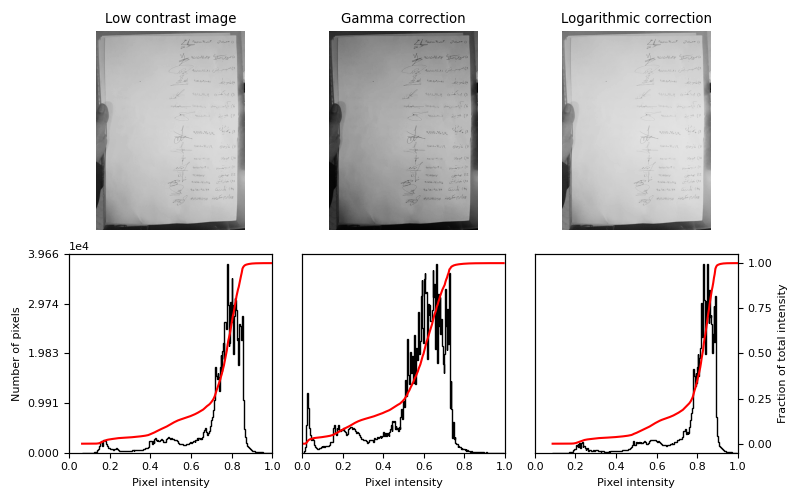
#> input picture P1/contrast/7.png, 800 x 500 px, found by its file name
$ python IE_contrast2.py
#> lines starting #> are read from the running program, lines starting #| are printed output that depends on the picture
#> further down, tmp_img is the input picture: shape (500, 800, 4); mean R, G, B, A 228.8, 227.6, 227.6, 255
import matplotlib
import matplotlib.pyplot as plt
import numpy as np

from skimage import img_as_float, io, color
from skimage import exposure

matplotlib.rcParams['font.size'] = 8


def plot_img_and_hist(image, axes, bins=256):
    """Plot an image along with its histogram and cumulative histogram.

    """
    image = img_as_float(image)
    ax_img, ax_hist = axes
    ax_cdf = ax_hist.twinx()

    # Display image
    ax_img.imshow(image, cmap=plt.cm.gray)
    ax_img.set_axis_off()

    # Display histogram
    ax_hist.hist(image.ravel(), bins=bins, histtype='step', color='black')
    ax_hist.ticklabel_format(axis='y', style='scientific', scilimits=(0, 0))
    ax_hist.set_xlabel('Pixel intensity')
    ax_hist.set_xlim(0, 1)
    ax_hist.set_yticks([])

    # Display cumulative distribution
    img_cdf, bins = exposure.cumulative_distribution(image, bins)
    ax_cdf.plot(bins, img_cdf, 'r')
    ax_cdf.set_yticks([])

    return ax_img, ax_hist, ax_cdf


def main(image):
    img = image

    # Contrast stretching
    p2, p98 = np.percentile(img, (2, 98))
#> p2 = 0.0471; p98 = 1
    img_rescale = exposure.rescale_intensity(img, in_range=(p2, p98))

    # Equalization
    img_eq = exposure.equalize_hist(img)
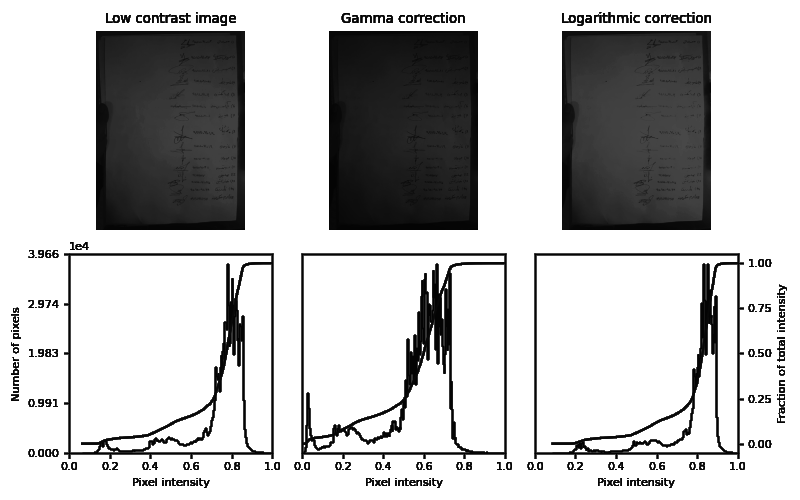
#> img_eq: shape (500, 800) float64; min 0.0164, max 1, mean 0.756

    # Adaptive Equalization
    img_adapteq = exposure.equalize_adapthist(img, clip_limit=0.03)
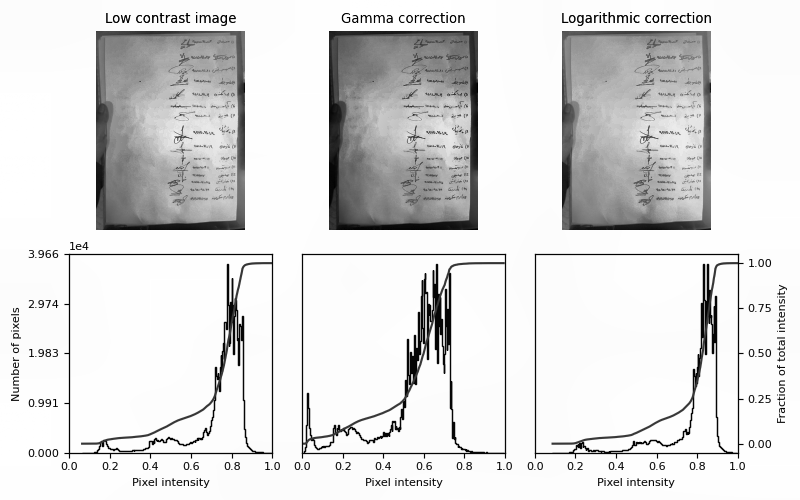
#> img_adapteq: shape (500, 800) float64; min 0, max 1, mean 0.868

    # Display results
    fig = plt.figure(figsize=(8, 5))
    axes = np.zeros((2, 4), dtype=np.object)
    axes[0, 0] = fig.add_subplot(2, 4, 1)

    for i in range(1, 4):
        axes[0, i] = fig.add_subplot(2, 4, 1 + i, sharex=axes[0, 0], sharey=axes[0, 0])

    for i in range(0, 4):
        axes[1, i] = fig.add_subplot(2, 4, 5 + i)

    ax_img, ax_hist, ax_cdf = plot_img_and_hist(img, axes[:, 0])
#> in plot_img_and_hist, `img_cdf, bins = exposure.cumulative_distribution(image, bins)`: img_cdf = 256 values from 0.0164 to 1; bins = 256 values from 0.00195 to 0.998
    ax_img.set_title('Low contrast image')

    y_min, y_max = ax_hist.get_ylim()
#> y_min = 0; y_max = 299968.2
    ax_hist.set_ylabel('Number of pixels')

    ax_hist.set_yticks(np.linspace(0, y_max, 5))
    ax_img, ax_hist, ax_cdf = plot_img_and_hist(img_rescale, axes[:, 1])
    ax_img.set_title('Contrast stretching')

    ax_img, ax_hist, ax_cdf = plot_img_and_hist(img_eq, axes[:, 2])
    ax_img.set_title('Histogram equalization')

    ax_img, ax_hist, ax_cdf = plot_img_and_hist(img_adapteq, axes[:, 3])
    ax_img.set_title('Adaptive equalization')

    ax_cdf.set_ylabel('Fraction of total intensity')
    ax_cdf.set_yticks(np.linspace(0, 1, 5))

    # prevent overlap of y-axis labels
    fig.tight_layout()

    return plt, img_rescale, img_eq, img_adapteq


def save(plot, name):
    plot.savefig(r'contrast2/' + str(name) + '.png')


if __name__ == '__main__':
    num = 7
    tmp_img = io.imread(r'pictures/' + str(num) + '.png')
    tmp_img = color.rgb2gray(tmp_img)
    p, contrast_stretching, equalization, adaptive_equalization = main(tmp_img)
    # save(p, num)
    p.show()
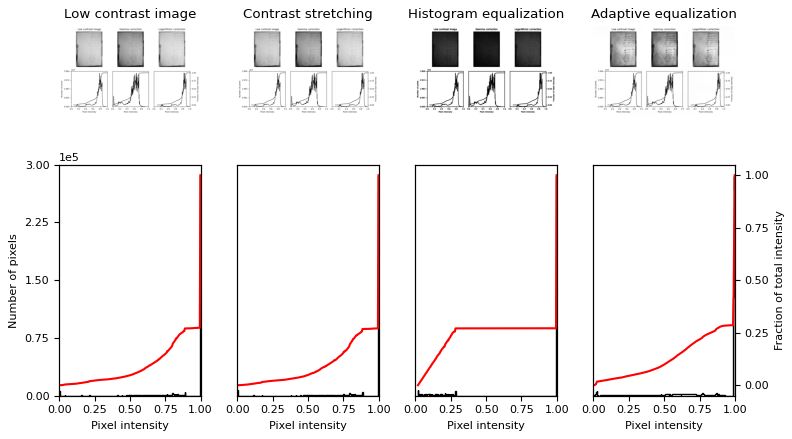
#> figure drawn by matplotlib, 12 panels; panel 12: curve peaks at x = 0.998, y = 1

$ run again, with P1/contrast/1.png copied over P1/contrast/7.png
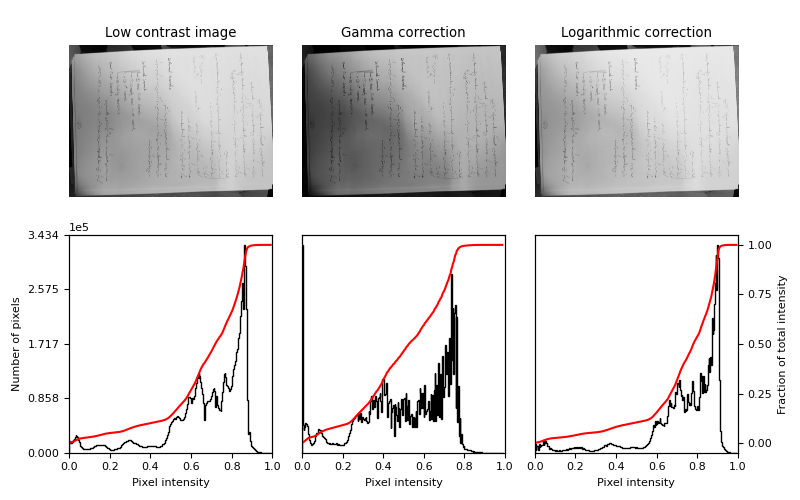
#> input picture P1/contrast/1.png, 800 x 500 px, found by its file name
#> tmp_img is the input picture: shape (500, 800, 4); mean R, G, B, A 225.8, 224.6, 224.6, 255
#> tmp_img: shape (500, 800) float64
#> p2 = 0.0157; p98 = 1
#> in main, `img_eq = exposure.equalize_hist(img)`:
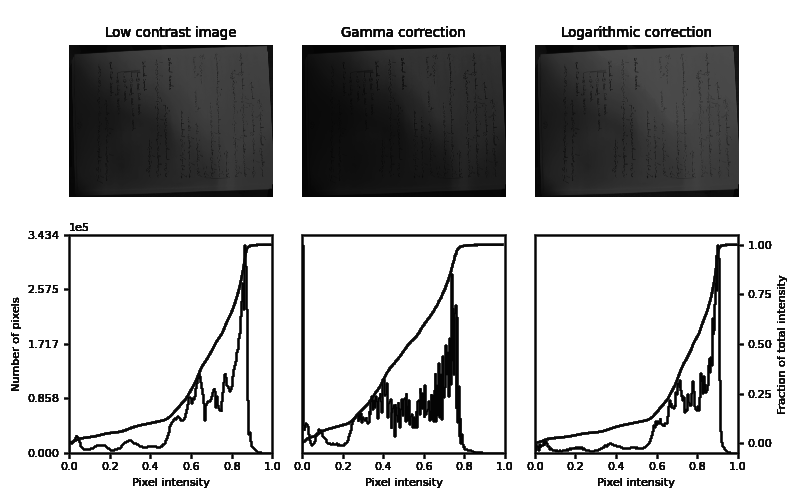
#> img_eq: shape (500, 800) float64; min 0.0188, max 1, mean 0.747
#> in main, `img_adapteq = exposure.equalize_adapthist(img, clip_limit=0.03)`:
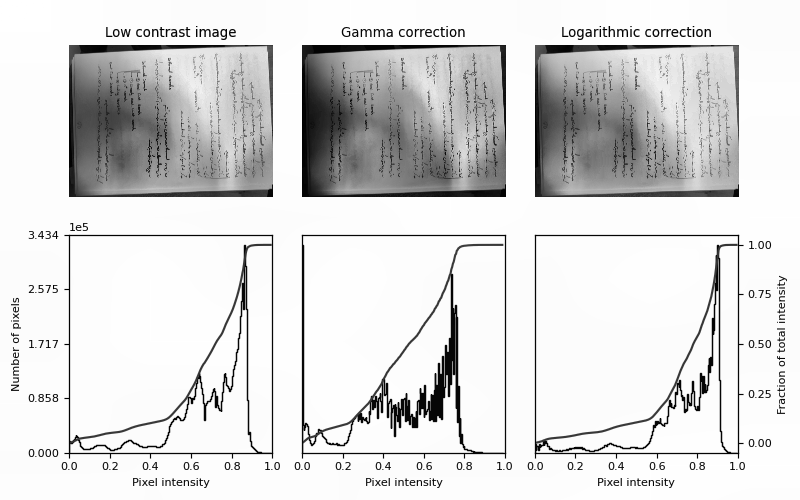
#> img_adapteq: shape (500, 800) float64; min 0, max 1, mean 0.858
#> img_cdf = 256 values from 0.0188 to 1; bins = 256 values from 0.00195 to 0.998
#> y_min = 0; y_max = 294699.3

$ run again, with P1/contrast/10.png copied over P1/contrast/7.png
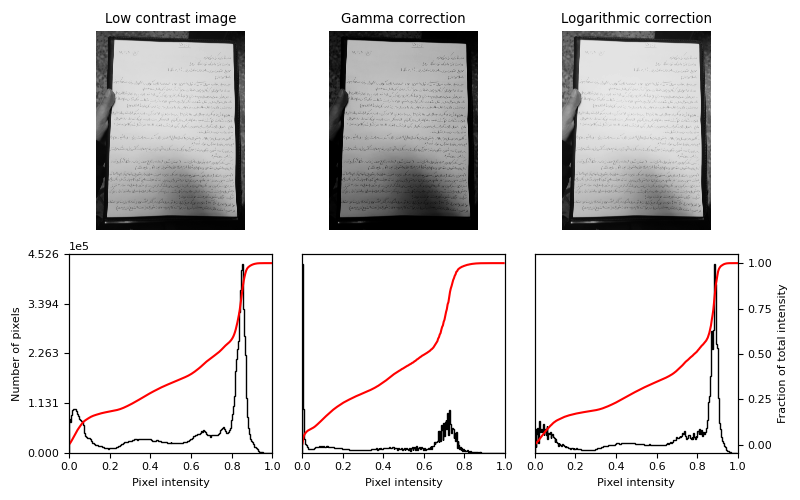
#> input picture P1/contrast/10.png, 800 x 500 px, found by its file name
#> tmp_img is the input picture: shape (500, 800, 4); mean R, G, B, A 223.9, 222.7, 222.7, 255
#> tmp_img: shape (500, 800) float64
#> p2 = 0.00392; p98 = 1
#> in main, `img_eq = exposure.equalize_hist(img)`:
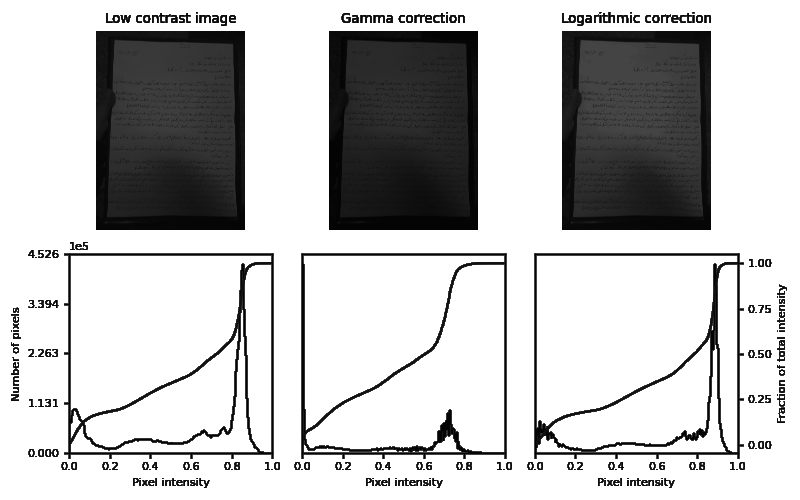
#> img_eq: shape (500, 800) float64; min 0.0188, max 1, mean 0.762
#> in main, `img_adapteq = exposure.equalize_adapthist(img, clip_limit=0.03)`:
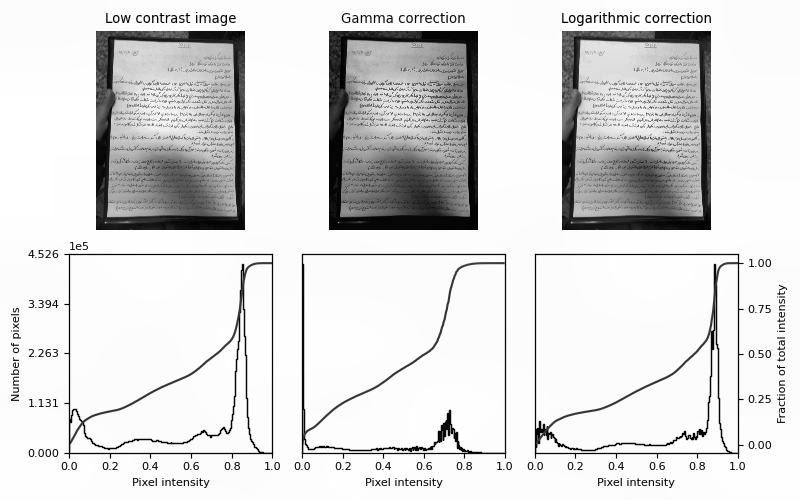
#> img_adapteq: shape (500, 800) float64; min 0, max 1, mean 0.859
#> img_cdf = 256 values from 0.0188 to 1; bins = 256 values from 0.00195 to 0.998
#> y_min = 0; y_max = 303882.6

$ run again, with P1/contrast/2.png copied over P1/contrast/7.png
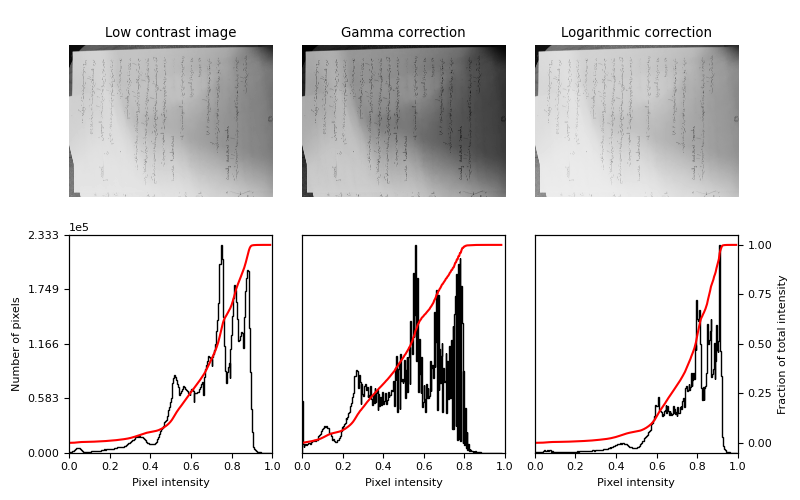
#> input picture P1/contrast/2.png, 800 x 500 px, found by its file name
#> tmp_img is the input picture: shape (500, 800, 4); mean R, G, B, A 225.3, 224.1, 224.1, 255
#> tmp_img: shape (500, 800) float64
#> p2 = 0; p98 = 1
#> in main, `img_eq = exposure.equalize_hist(img)`:
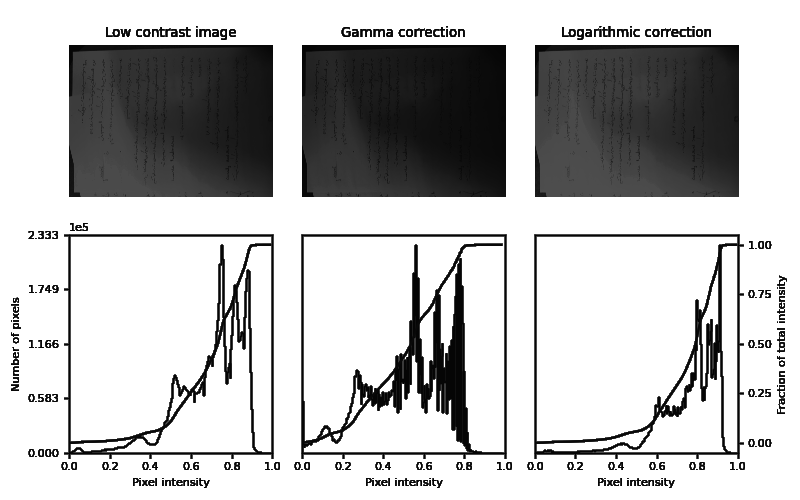
#> img_eq: shape (500, 800) float64; min 0.0233, max 1, mean 0.741
#> in main, `img_adapteq = exposure.equalize_adapthist(img, clip_limit=0.03)`:
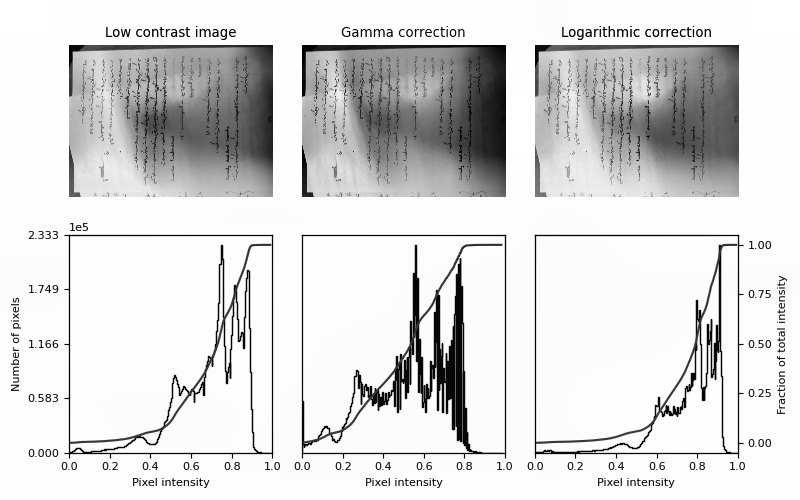
#> img_adapteq: shape (500, 800) float64; min 0, max 1, mean 0.853
#> img_cdf = 256 values from 0.0233 to 1; bins = 256 values from 0.00195 to 0.998
#> y_min = 0; y_max = 291009.6
